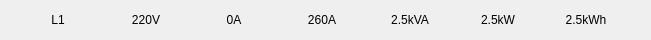
<?xml version="1.0" encoding="UTF-8"?>
<ui version="4.0">
 <class>BoxLoopWid</class>
 <widget class="QWidget" name="BoxLoopWid">
  <property name="geometry">
   <rect>
    <x>0</x>
    <y>0</y>
    <width>651</width>
    <height>40</height>
   </rect>
  </property>
  <property name="windowTitle">
   <string>Form</string>
  </property>
  <layout class="QHBoxLayout" name="horizontalLayout">
   <item>
    <widget class="QLabel" name="name">
     <property name="minimumSize">
      <size>
       <width>70</width>
       <height>0</height>
      </size>
     </property>
     <property name="maximumSize">
      <size>
       <width>70</width>
       <height>16777215</height>
      </size>
     </property>
     <property name="text">
      <string>L1</string>
     </property>
     <property name="alignment">
      <set>Qt::AlignCenter</set>
     </property>
    </widget>
   </item>
   <item>
    <widget class="QLabel" name="volLab">
     <property name="minimumSize">
      <size>
       <width>70</width>
       <height>0</height>
      </size>
     </property>
     <property name="maximumSize">
      <size>
       <width>70</width>
       <height>16777215</height>
      </size>
     </property>
     <property name="styleSheet">
      <string notr="true"/>
     </property>
     <property name="text">
      <string>220V</string>
     </property>
     <property name="alignment">
      <set>Qt::AlignCenter</set>
     </property>
    </widget>
   </item>
   <item>
    <widget class="QLabel" name="curLab">
     <property name="minimumSize">
      <size>
       <width>70</width>
       <height>0</height>
      </size>
     </property>
     <property name="maximumSize">
      <size>
       <width>70</width>
       <height>16777215</height>
      </size>
     </property>
     <property name="text">
      <string>0A</string>
     </property>
     <property name="alignment">
      <set>Qt::AlignCenter</set>
     </property>
    </widget>
   </item>
   <item>
    <widget class="QLabel" name="maxCur">
     <property name="minimumSize">
      <size>
       <width>70</width>
       <height>0</height>
      </size>
     </property>
     <property name="maximumSize">
      <size>
       <width>70</width>
       <height>16777215</height>
      </size>
     </property>
     <property name="text">
      <string>260A</string>
     </property>
     <property name="alignment">
      <set>Qt::AlignCenter</set>
     </property>
    </widget>
   </item>
   <item>
    <widget class="QLabel" name="apPow">
     <property name="minimumSize">
      <size>
       <width>70</width>
       <height>0</height>
      </size>
     </property>
     <property name="maximumSize">
      <size>
       <width>70</width>
       <height>16777215</height>
      </size>
     </property>
     <property name="text">
      <string>2.5kVA</string>
     </property>
     <property name="alignment">
      <set>Qt::AlignCenter</set>
     </property>
    </widget>
   </item>
   <item>
    <widget class="QLabel" name="powLab">
     <property name="minimumSize">
      <size>
       <width>70</width>
       <height>0</height>
      </size>
     </property>
     <property name="maximumSize">
      <size>
       <width>70</width>
       <height>16777215</height>
      </size>
     </property>
     <property name="text">
      <string>2.5kW</string>
     </property>
     <property name="alignment">
      <set>Qt::AlignCenter</set>
     </property>
    </widget>
   </item>
   <item>
    <widget class="QLabel" name="eleLab">
     <property name="minimumSize">
      <size>
       <width>70</width>
       <height>0</height>
      </size>
     </property>
     <property name="maximumSize">
      <size>
       <width>70</width>
       <height>16777215</height>
      </size>
     </property>
     <property name="text">
      <string>2.5kWh</string>
     </property>
     <property name="alignment">
      <set>Qt::AlignCenter</set>
     </property>
    </widget>
   </item>
  </layout>
 </widget>
 <resources/>
 <connections/>
</ui>
